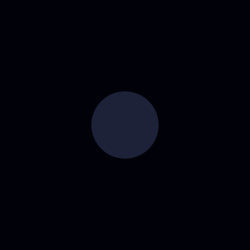
Frame 1 (no input)
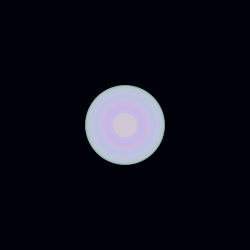
Frame 60 (the mouse pressed at the canvas centre just before this capture)
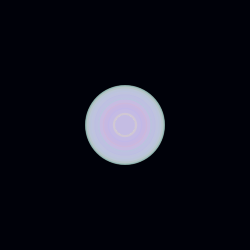
Frame 120 (the mouse held since frame 60 and released just before this capture)

The Processing sketch that drew these frames (run headless with seeded random() and noise(); from frame 60 on, the mouse is pressed at the canvas centre):

// Processing sketch: processing_176441
// ── processing_176441.pde

int counter;

void setup() {  //setup function called initially, only once
  size(250, 250);
  background(265);  //set background white
  colorMode(HSB);   //set colors to Hue, Saturation, Brightness mode
  counter = 0;
}

void draw() {  //draw function loops 
  counter++;
  noStroke();
  fill(random(255),100,255,50);
  
  if(mousePressed == true) { //add some interaction
    ellipse(mouseX, mouseY, 20, 20);
  }
  else {
    ellipse(width/2, height/2, 80*sin(counter), 80*sin(counter));
  }
}
